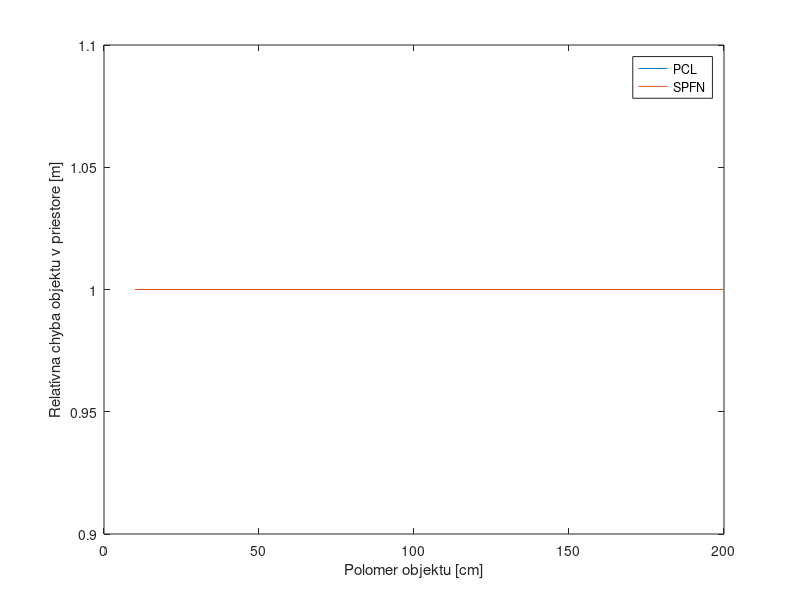
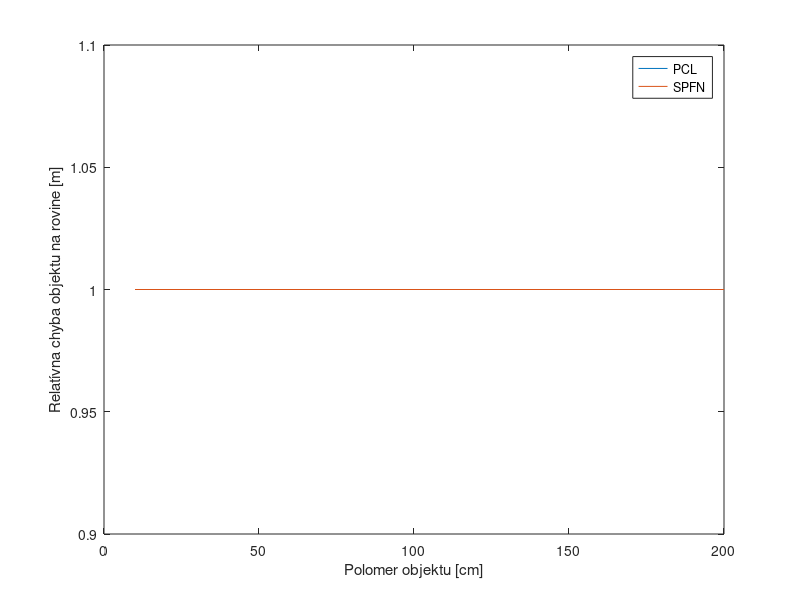

The MATLAB script that drew these images, in order:
% Real point
close all
clear
clc
real_point = [0, 0, 1];  % Replace with the real point coordinates
approx_point_spfn =[ 	0.000  0.000  0.000;
			0.000  0.000  0.000;
			0.000  0.000  0.000;
			0.000  0.000  0.000;
			0.000  0.000  0.000;
			0.000  0.000  0.000;
			0.000  0.000  0.000;
			0.000  0.000  0.000;
			0.000  0.000  0.000;
			0.000  0.000  0.000;
			0.000  0.000  0.000;
			0.000  0.000  0.000];
approx_point_pcl =[ 	0.000  0.000  0.000;
			0.000  0.000  0.000;
			0.000  0.000  0.000;
			0.000  0.000  0.000;
			0.000  0.000  0.000;
			0.000  0.000  0.000;
			0.000  0.000  0.000;
			0.000  0.000  0.000;
			0.000  0.000  0.000;
			0.000  0.000  0.000;
			0.000  0.000  0.000;
			0.000  0.000  0.000];

my_error_spfn = zeros(size(approx_point_spfn));
my_error_pcl = zeros(size(approx_point_spfn));

% Coordinates of point 1
x1 = real_point(1);
y1 = real_point(2);
z1 = real_point(3);
for i=1:size(approx_point_spfn)

% Coordinates of point 2
x2 = approx_point_pcl(i,1);
y2 = approx_point_pcl(i,2);
z2 = approx_point_pcl(i,3);

% Calculate distance between the two points
my_error_pcl(i) = sqrt((x2 - x1)^2 + (y2 - y1)^2 + (z2 - z1)^2);

% Coordinates of point 2
x2 = approx_point_spfn(i,1);
y2 = approx_point_spfn(i,2);
z2 = approx_point_spfn(i,3);

% Calculate distance between the two points
my_error_spfn(i) = sqrt((x2 - x1)^2 + (y2 - y1)^2 + (z2 - z1)^2);

end 

x = [10 30 50 100 150 200];

c = 1:2:11;
z = 2:2:12;
plot(x, my_error_pcl(c),x, my_error_spfn(c));
hold on
xlim([0 200])
xlabel('Polomer objektu [cm]')
ylabel('Relatívna chyba objektu v priestore [m]')
legend("PCL","SPFN")
figure 
plot(x, my_error_pcl(z),x, my_error_spfn(z));
hold on
xlim([0 200])
xlabel('Polomer objektu [cm]')
ylabel('Relatívna chyba objektu na rovine [m]')
legend("PCL","SPFN")
